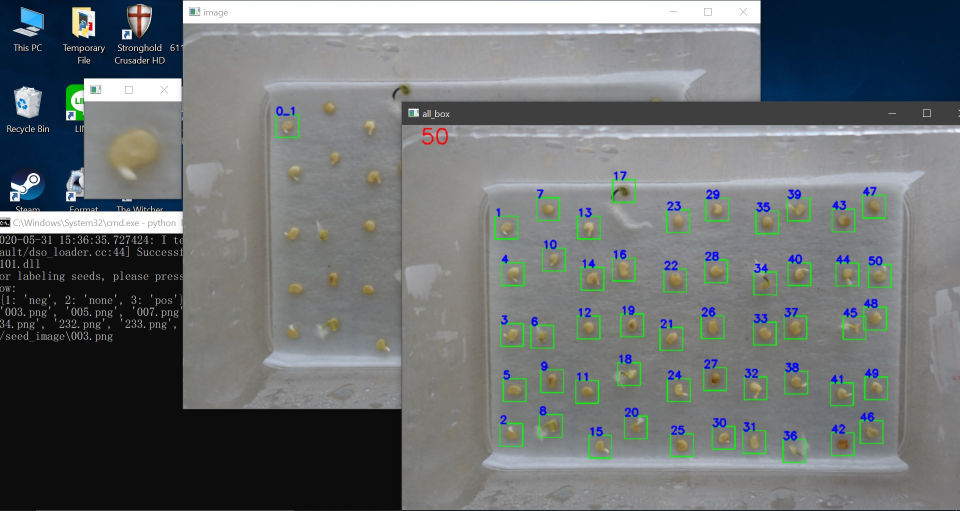
#> input picture sample_image/01.jpg, 1920 x 1022 px (shown at 1/2 size); its folder holds only this picture in this run
$ python -i seed_utils.py   (imports and definitions only)
#> lines starting #> are read from the running program, lines starting #| are printed output that depends on the picture; after the words box and inside, x2 and y2 are one past the last pixel; in counts of white or black regions, pixels touching at a corner belong together
#> further down, picture is the input picture: shape (1022, 1920, 3); mean B, G, R 113.2, 112.4, 107.5
import cv2
import numpy as np
import os
import copy
import tensorflow as tf
from tensorflow import keras
from itertools import combinations

# [10 lines left out: function read_gen, not called in this run]

def thresholding(image, sat_thres = 50, hue_low = 15, hue_high = 35, vol_thres = None, open_size = 5, dilate_size = 7):
#> called with sat_thres = 50, hue_low = 15, hue_high = 35, open_size = 5, dilate_size = 7
    img = cv2.cvtColor(image.copy(), cv2.COLOR_BGR2HSV)
#> img: shape (1022, 1920, 3); mean H, S, V 57.8, 37.4, 118.5
    img[img[...,1] < sat_thres] = 0
#> img: shape (1022, 1920, 3); mean H, S, V 14.1, 31.3, 15.4
    img[img[...,0] < hue_low] = 0
#> img: shape (1022, 1920, 3); mean H, S, V 14, 30.6, 15.2
    img[img[...,0] > hue_high] = 0
#> img: shape (1022, 1920, 3); mean H, S, V 0.6, 2.4, 3.1
    if vol_thres is not None:
        img[img[...,2] < vol_thres] = 0

    img_mask = cv2.cvtColor(img, cv2.COLOR_HSV2BGR)
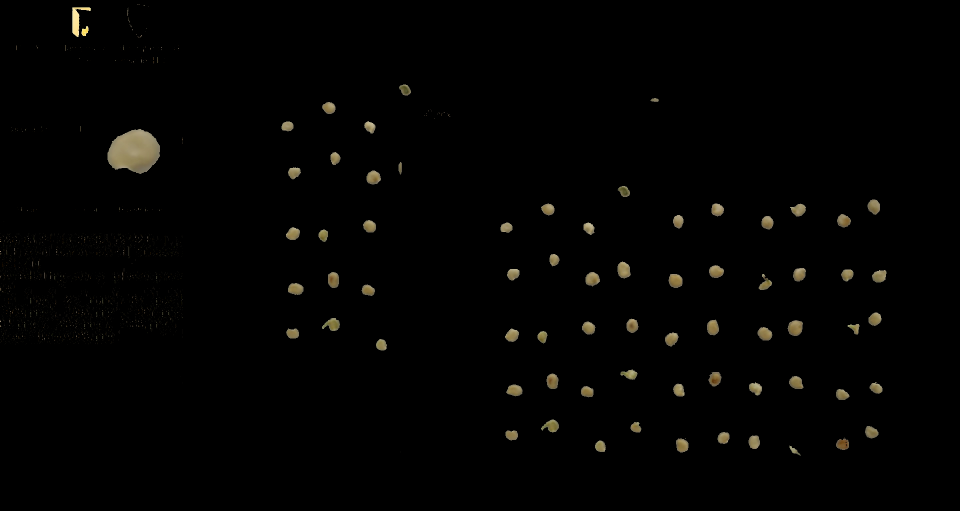
#> img_mask: shape (1022, 1920, 3) (shown at 1/2 size); mean B, G, R 2, 2.8, 3.1
    img_mask = cv2.cvtColor(img_mask, cv2.COLOR_BGR2GRAY)
#> img_mask: shape (1022, 1920)
    img_mask[img_mask > 0] = 255
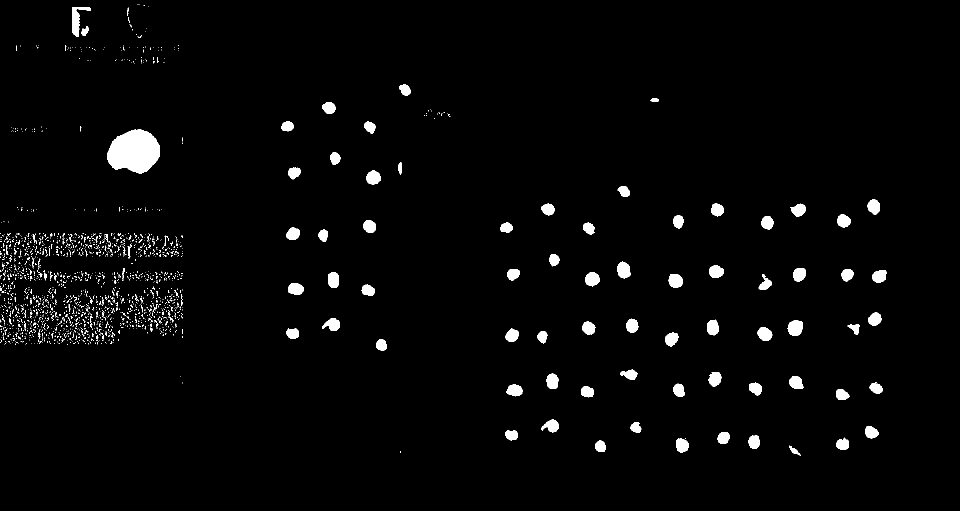
#> img_mask: shape (1022, 1920) (shown at 1/2 size); 2.5% white; 1921 white regions (1815 under 20 px), largest, box (x1, y1, x2, y2) and area: (215, 258, 320, 348) 6940, (144, 14, 182, 74) 922, (1575, 640, 1606, 672) 763
    img_mask = cv2.morphologyEx(img_mask, cv2.MORPH_OPEN,
                                np.ones((open_size,open_size), dtype = np.uint8))
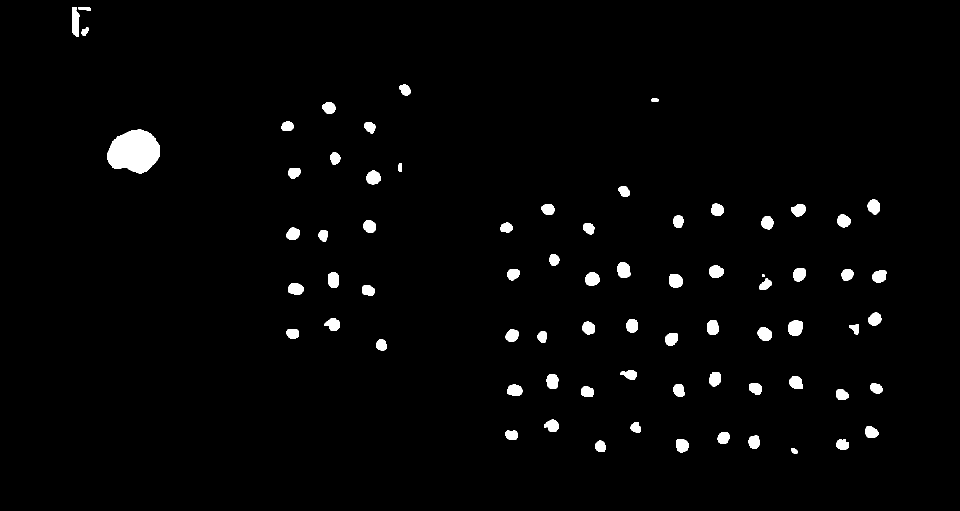
#> img_mask: shape (1022, 1920) (shown at 1/2 size); 2% white; 73 white regions, largest, box (x1, y1, x2, y2) and area: (215, 258, 320, 347) 6917, (1576, 641, 1605, 672) 756, (144, 14, 159, 73) 735
    img_mask = cv2.morphologyEx(img_mask, cv2.MORPH_DILATE,
                                np.ones((dilate_size,dilate_size), dtype = np.uint8))
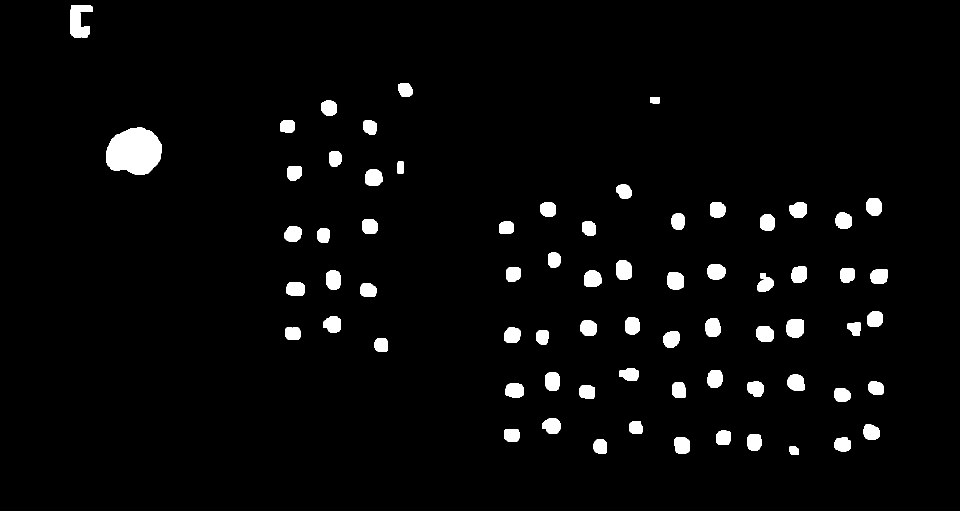
#> img_mask: shape (1022, 1920) (shown at 1/2 size); 3.3% white; 70 white regions, largest, box (x1, y1, x2, y2) and area: (212, 255, 323, 350) 8129, (141, 11, 185, 76) 1944, (1573, 638, 1608, 675) 1152
    return img_mask

def sort_by_x(cnt):
    M = cv2.moments(cnt)
    return int(M['m10']/M['m00'])

# [49 lines left out: functions find_bbox, overlap_area, doOverlap, seed2array, not called in this run]

def predict_seed(seed_array, model):
    output = model.predict(seed_array)
    return output.argmax(axis = 1), output

# [72 lines left out: functions prob_check, check_overlap, check_overlap_2, not called in this run]

>>> import cv2
>>> picture = cv2.imread('sample_image/01.jpg')
>>> result = thresholding(picture)

$ run again, on sample_image/detect.JPG
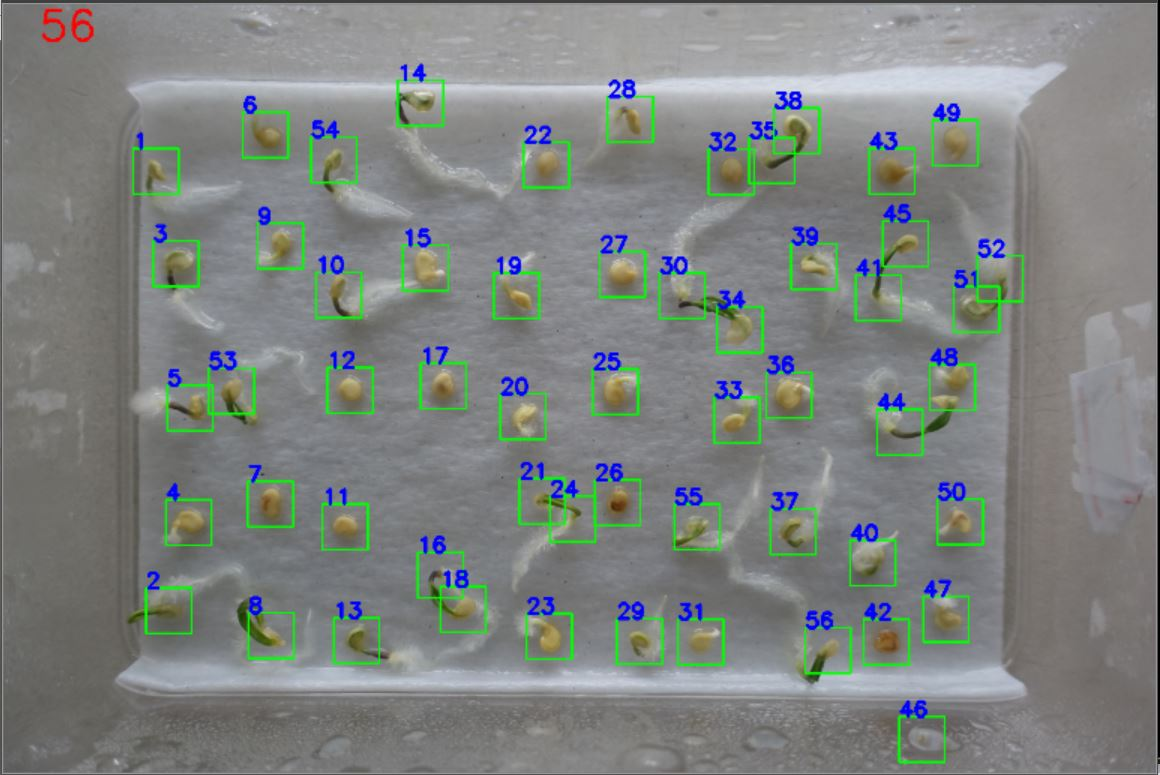
#> input picture sample_image/detect.JPG, 1160 x 775 px
#> picture is the input picture: shape (775, 1160, 3); mean B, G, R 127.9, 131, 125.6
#> in thresholding, `img_mask[img_mask > 0] = 255`:
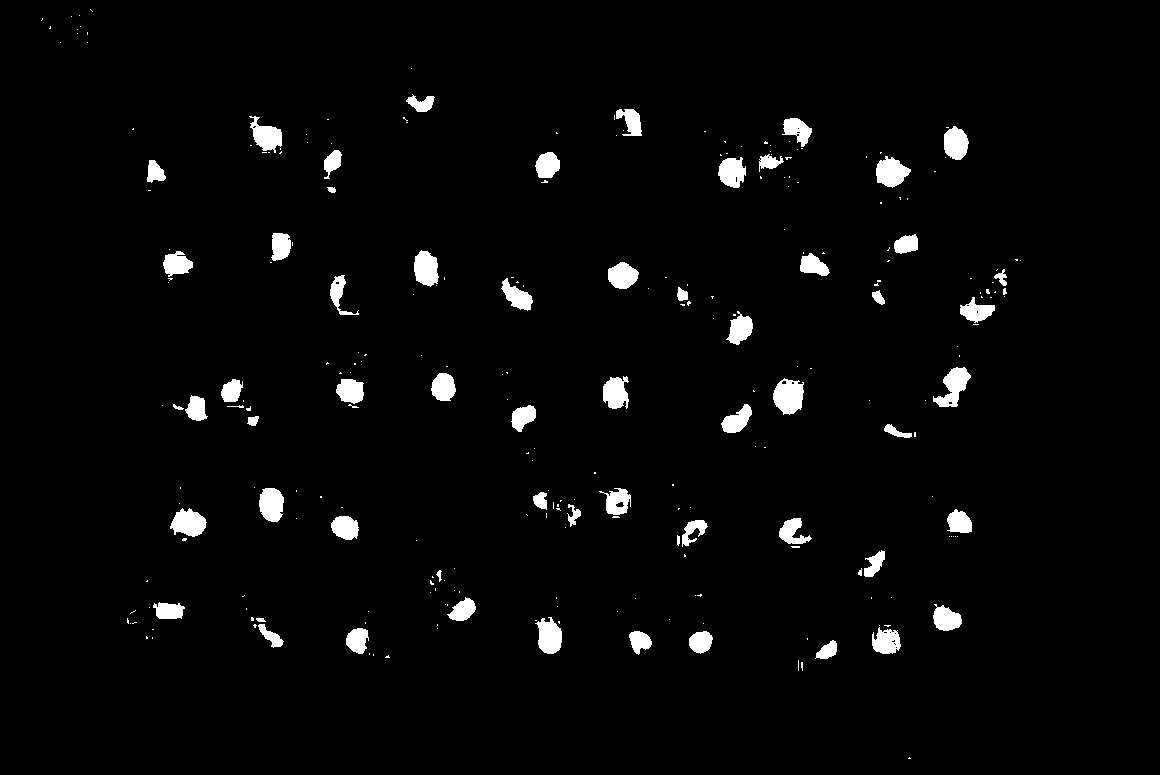
#> img_mask: shape (775, 1160); 2.8% white; 265 white regions (202 under 20 px), largest, box (x1, y1, x2, y2) and area: (773, 378, 804, 415) 839, (933, 367, 971, 407) 766, (876, 156, 911, 188) 727
#> in thresholding, `img_mask = cv2.morphologyEx(img_mask, cv2.MORPH_DILATE, np.ones((dilat..`:
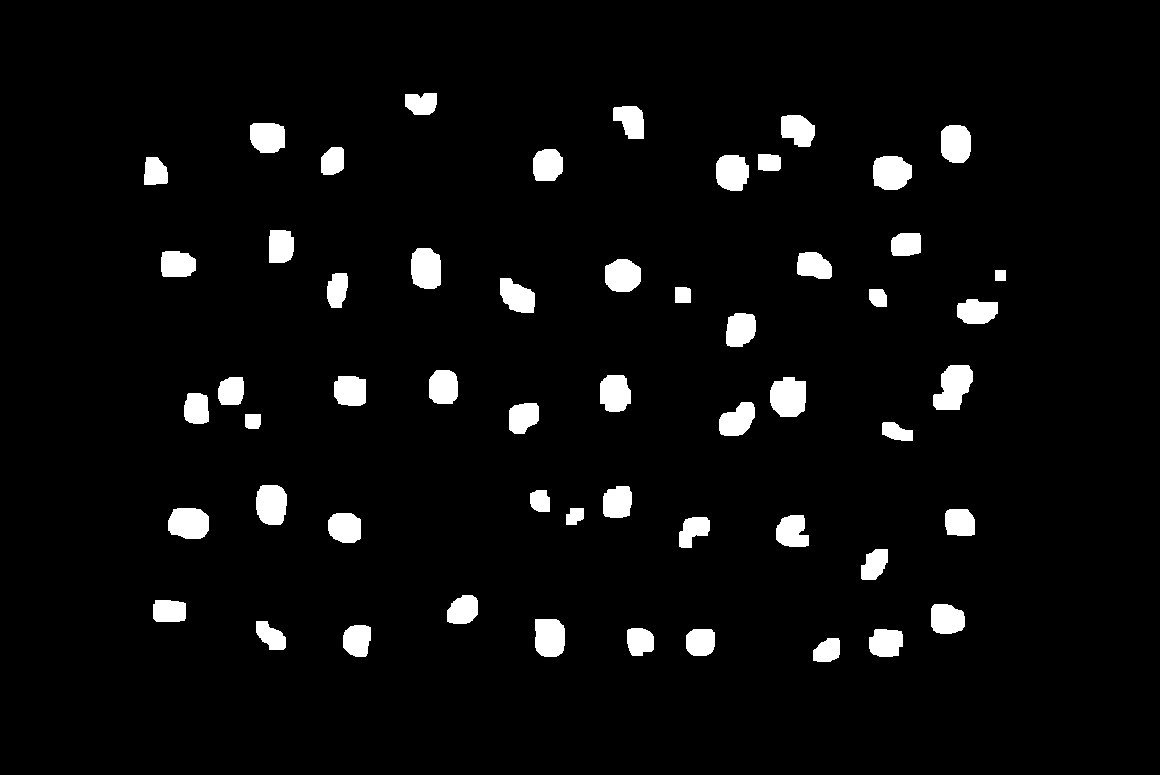
#> img_mask: shape (775, 1160); 4.5% white; 55 white regions, largest, box (x1, y1, x2, y2) and area: (933, 365, 973, 410) 1251, (770, 377, 806, 417) 1210, (873, 156, 912, 190) 1105
